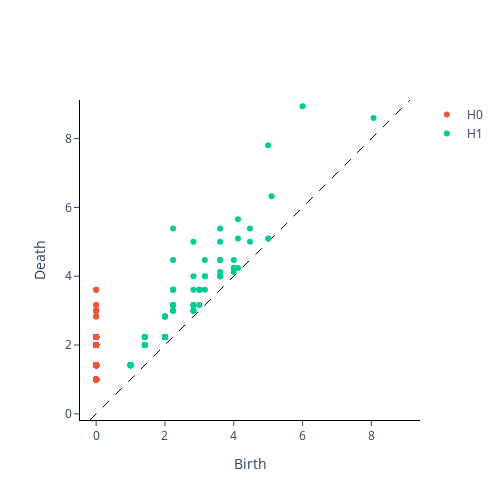

Notebook code cell kept with this figure:
### Code cell
from gtda.homology import VietorisRipsPersistence
VR = VietorisRipsPersistence(n_jobs=-1)
PtCloudPers1 = VR.fit_transform(xypts1)
VR.plot(PtCloudPers1,0)
